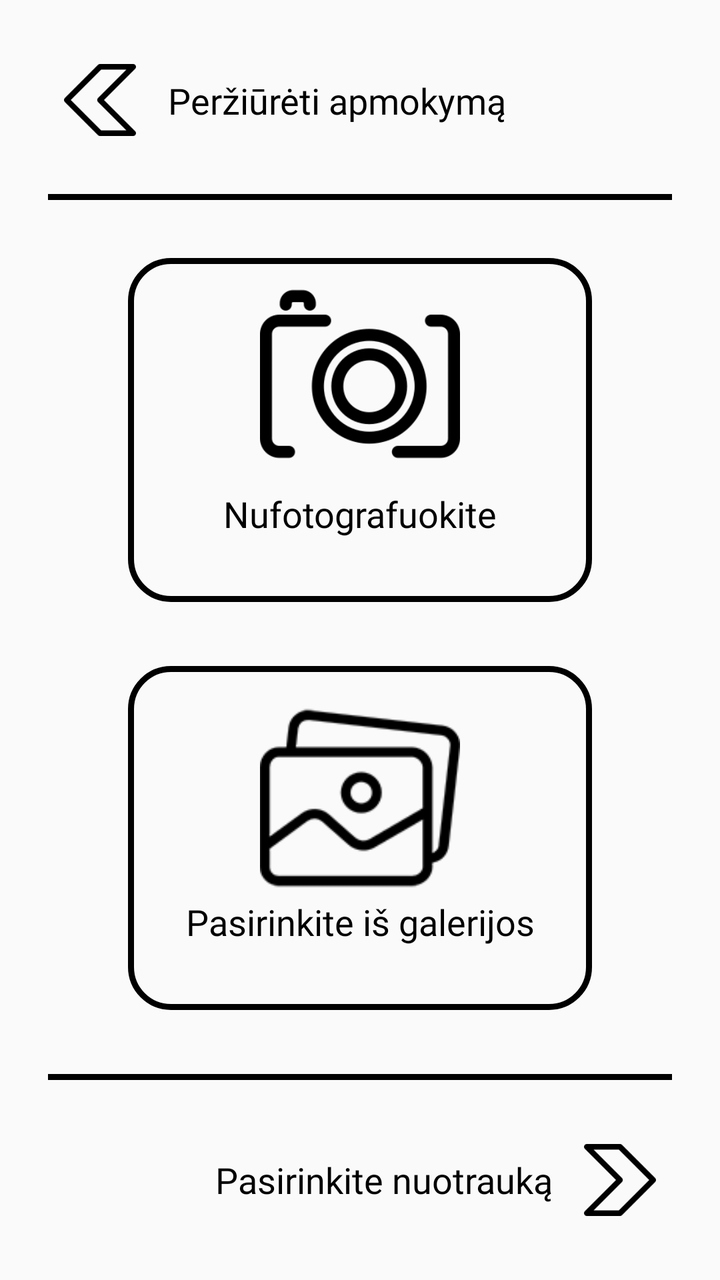
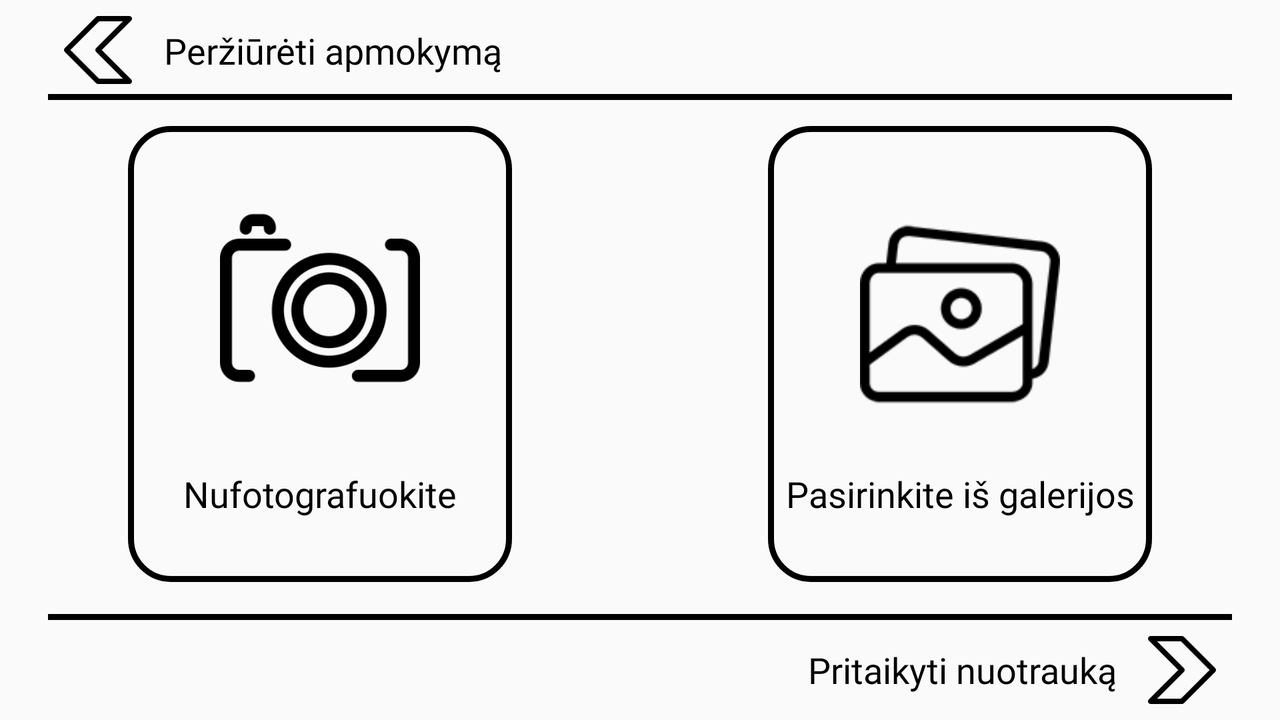

The same Android screen from two of the app's own layout files: first res/layout/ as a phone draws it, then the repository's variant for another configuration, drawn on a device whose configuration selects that folder. Both files follow.
<!-- AndroidManifest.xml: application theme AppTheme -->
<!-- res/layout/activity_first_photo.xml -->
<?xml version="1.0" encoding="utf-8"?>
<androidx.constraintlayout.widget.ConstraintLayout xmlns:android="http://schemas.android.com/apk/res/android"
    xmlns:app="http://schemas.android.com/apk/res-auto"
    xmlns:tools="http://schemas.android.com/tools"
    android:layout_width="match_parent"
    android:layout_height="match_parent"
    tools:context=".activities.FirstPhotoActivity">

    <androidx.constraintlayout.widget.ConstraintLayout
        android:id="@+id/constraintLayout"
        android:layout_width="0dp"
        android:layout_height="100dp"
        app:layout_constraintBottom_toBottomOf="parent"
        app:layout_constraintEnd_toEndOf="parent"
        app:layout_constraintStart_toStartOf="parent">

        <ImageButton
            android:id="@+id/next"
            android:layout_width="wrap_content"
            android:layout_height="0dp"
            android:layout_marginTop="32dp"
            android:layout_marginEnd="32dp"
            android:layout_marginBottom="32dp"
            android:adjustViewBounds="true"
            android:background="@color/transparent"
            android:scaleType="fitCenter"
            app:layout_constraintBottom_toBottomOf="parent"
            app:layout_constraintEnd_toEndOf="parent"
            app:layout_constraintTop_toTopOf="parent"
            app:srcCompat="@drawable/next" />

        <TextView
            android:id="@+id/textView"
            android:layout_width="0dp"
            android:layout_height="0dp"
            android:layout_marginStart="32dp"
            android:layout_marginTop="32dp"
            android:layout_marginEnd="16dp"
            android:layout_marginBottom="32dp"
            android:gravity="right|center_vertical"
            android:text="@string/choose_photo"
            app:layout_constraintBottom_toBottomOf="parent"
            app:layout_constraintEnd_toStartOf="@+id/next"
            app:layout_constraintHorizontal_bias="0.0"
            app:layout_constraintStart_toStartOf="parent"
            app:layout_constraintTop_toTopOf="parent"
            app:layout_constraintVertical_bias="0.0" />

    </androidx.constraintlayout.widget.ConstraintLayout>

    <androidx.constraintlayout.widget.ConstraintLayout
        android:id="@+id/pickContent"
        android:layout_width="0dp"
        android:layout_height="0dp"
        app:layout_constraintBottom_toTopOf="@+id/divider"
        app:layout_constraintEnd_toEndOf="parent"
        app:layout_constraintStart_toStartOf="parent"
        app:layout_constraintTop_toTopOf="@id/divider2"
        tools:srcCompat="@tools:sample/backgrounds/scenic">

        <LinearLayout
            android:layout_width="match_parent"
            android:layout_height="match_parent"
            android:orientation="vertical"
            android:weightSum="1"
            app:layout_constraintBottom_toBottomOf="parent"
            app:layout_constraintEnd_toEndOf="parent"
            app:layout_constraintStart_toStartOf="parent"
            app:layout_constraintTop_toTopOf="parent">

            <androidx.constraintlayout.widget.ConstraintLayout
                android:layout_width="match_parent"
                android:layout_height="match_parent"
                android:layout_weight="0.5">

                <androidx.constraintlayout.widget.ConstraintLayout
                    android:id="@+id/camera"
                    android:layout_width="match_parent"
                    android:layout_height="match_parent"
                    android:layout_marginStart="64dp"
                    android:layout_marginTop="32dp"
                    android:layout_marginEnd="64dp"
                    android:layout_marginBottom="16dp"
                    android:background="@drawable/solid_border"
                    android:elevation="5dp"
                    app:layout_constraintBottom_toBottomOf="parent"
                    app:layout_constraintEnd_toEndOf="parent"
                    app:layout_constraintStart_toStartOf="parent"
                    app:layout_constraintTop_toTopOf="parent">

                    <ImageView
                        android:id="@+id/imageView3"
                        android:layout_width="0dp"
                        android:layout_height="100dp"
                        android:layout_marginStart="16dp"
                        android:layout_marginTop="16dp"
                        android:layout_marginEnd="16dp"
                        android:layout_marginBottom="16dp"
                        app:layout_constraintBottom_toTopOf="@+id/textView2"
                        app:layout_constraintEnd_toEndOf="parent"
                        app:layout_constraintStart_toStartOf="parent"
                        app:layout_constraintTop_toTopOf="parent"
                        app:srcCompat="@drawable/camera" />

                    <TextView
                        android:id="@+id/textView2"
                        android:layout_width="wrap_content"
                        android:layout_height="wrap_content"
                        android:layout_marginStart="16dp"
                        android:layout_marginEnd="16dp"
                        android:layout_marginBottom="32dp"
                        android:text="Nufotografuokite"
                        app:layout_constraintBottom_toBottomOf="parent"
                        app:layout_constraintEnd_toEndOf="parent"
                        app:layout_constraintStart_toStartOf="parent" />
                </androidx.constraintlayout.widget.ConstraintLayout>
            </androidx.constraintlayout.widget.ConstraintLayout>

            <androidx.constraintlayout.widget.ConstraintLayout
                android:layout_width="match_parent"
                android:layout_height="match_parent"
                android:layout_weight="0.5">

                <androidx.constraintlayout.widget.ConstraintLayout
                    android:id="@+id/gallery"
                    android:layout_width="match_parent"
                    android:layout_height="match_parent"
                    android:layout_marginStart="64dp"
                    android:layout_marginTop="16dp"
                    android:layout_marginEnd="64dp"
                    android:layout_marginBottom="32dp"
                    android:background="@drawable/solid_border"
                    android:elevation="5dp"
                    app:layout_constraintBottom_toBottomOf="parent"
                    app:layout_constraintEnd_toEndOf="parent"
                    app:layout_constraintStart_toStartOf="parent"
                    app:layout_constraintTop_toTopOf="parent">

                    <ImageView
                        android:id="@+id/imageView4"
                        android:layout_width="0dp"
                        android:layout_height="100dp"
                        android:layout_marginStart="16dp"
                        android:layout_marginTop="16dp"
                        android:layout_marginEnd="16dp"
                        app:layout_constraintBottom_toTopOf="@+id/textView3"
                        app:layout_constraintEnd_toEndOf="parent"
                        app:layout_constraintStart_toStartOf="parent"
                        app:layout_constraintTop_toTopOf="parent"
                        app:srcCompat="@drawable/gallery" />

                    <TextView
                        android:id="@+id/textView3"
                        android:layout_width="wrap_content"
                        android:layout_height="wrap_content"
                        android:layout_marginStart="16dp"
                        android:layout_marginEnd="16dp"
                        android:layout_marginBottom="32dp"
                        android:text="Pasirinkite iš galerijos"
                        app:layout_constraintBottom_toBottomOf="parent"
                        app:layout_constraintEnd_toEndOf="parent"
                        app:layout_constraintStart_toStartOf="parent" />
                </androidx.constraintlayout.widget.ConstraintLayout>
            </androidx.constraintlayout.widget.ConstraintLayout>
        </LinearLayout>
    </androidx.constraintlayout.widget.ConstraintLayout>

    <androidx.constraintlayout.widget.ConstraintLayout
        android:id="@+id/constraintLayout2"
        android:layout_width="0dp"
        android:layout_height="100dp"
        app:layout_constraintBottom_toBottomOf="@id/divider2"
        app:layout_constraintEnd_toEndOf="parent"
        app:layout_constraintStart_toStartOf="parent"
        app:layout_constraintTop_toTopOf="parent">

        <ImageButton
            android:id="@+id/back"
            android:layout_width="wrap_content"
            android:layout_height="0dp"
            android:layout_marginStart="32dp"
            android:layout_marginTop="32dp"
            android:layout_marginBottom="32dp"
            android:adjustViewBounds="true"
            android:background="@color/transparent"
            android:scaleType="fitCenter"
            app:layout_constraintBottom_toBottomOf="parent"
            app:layout_constraintStart_toStartOf="parent"
            app:layout_constraintTop_toTopOf="parent"
            app:srcCompat="@drawable/back" />

        <TextView
            android:id="@+id/textView5"
            android:layout_width="0dp"
            android:layout_height="wrap_content"
            android:layout_marginStart="16dp"
            android:layout_marginTop="32dp"
            android:layout_marginEnd="32dp"
            android:layout_marginBottom="32dp"
            android:fontFamily="@font/roboto_medium"
            android:gravity="center_vertical"
            android:text="Peržiūrėti apmokymą"
            app:layout_constraintBottom_toBottomOf="parent"
            app:layout_constraintEnd_toEndOf="parent"
            app:layout_constraintStart_toEndOf="@+id/back"
            app:layout_constraintTop_toTopOf="parent" />

    </androidx.constraintlayout.widget.ConstraintLayout>

    <View
        android:id="@+id/divider"
        android:layout_width="match_parent"
        android:layout_height="3dp"
        android:layout_marginStart="24dp"
        android:layout_marginEnd="24dp"
        android:background="@color/black"
        app:layout_constraintBottom_toTopOf="@+id/constraintLayout"
        app:layout_constraintEnd_toEndOf="parent"
        app:layout_constraintStart_toStartOf="parent" />

    <View
        android:id="@+id/divider2"
        android:layout_width="match_parent"
        android:layout_height="3dp"
        android:layout_marginStart="24dp"
        android:layout_marginEnd="24dp"
        android:background="@color/black"
        app:layout_constraintBottom_toTopOf="@id/pickContent"
        app:layout_constraintEnd_toEndOf="parent"
        app:layout_constraintStart_toStartOf="parent" />
</androidx.constraintlayout.widget.ConstraintLayout>
<!-- resources referenced by this layout -->
<resources>
  <color name="black">#000</color>
  <color name="transparent">#00ffffff</color>
  <!-- drawable back: png bitmap (drawable-nodpi, 971 bytes) -->
  <!-- drawable camera: png bitmap (drawable-hdpi, 5227 bytes) -->
  <!-- drawable gallery: png bitmap (drawable-mdpi, 4931 bytes) -->
  <!-- drawable next: png bitmap (drawable-nodpi, 1029 bytes) -->
  <!-- drawable solid_border (drawable) -->
  <?xml version="1.0" encoding="UTF-8"?>
  <shape xmlns:android="http://schemas.android.com/apk/res/android">
      <stroke android:width="3dp" android:color="@color/black" />
      <corners android:radius="20dp"/>
      <padding android:left="0dp" android:top="0dp" android:right="0dp" android:bottom="0dp" />
  </shape>
  <string name="choose_photo">Pasirinkite nuotrauką</string>
  <style name="AppTheme" parent="Theme.AppCompat.Light.NoActionBar">
          
          <item name="colorPrimary">@color/colorPrimary</item>
          <item name="colorPrimaryDark">@color/colorPrimaryDark</item>
          <item name="colorAccent">@color/colorAccent</item>
          <item name="android:textSize">@dimen/text_size</item>
          <item name="android:textColor">@color/black</item>
          <item name="android:fontFamily">@font/roboto_medium</item>
      </style>
  <color name="colorPrimary">#fff</color>
  <color name="colorPrimaryDark">#000</color>
  <color name="colorAccent">#f0f0f0</color>
  <dimen name="text_size">18sp</dimen>
</resources>
<!-- res/layout-land/activity_first_photo.xml (the repository's variant of the layout above) -->
<!-- drawn on the phone turned sideways -->
<?xml version="1.0" encoding="utf-8"?>
<androidx.constraintlayout.widget.ConstraintLayout xmlns:android="http://schemas.android.com/apk/res/android"
    xmlns:app="http://schemas.android.com/apk/res-auto"
    xmlns:tools="http://schemas.android.com/tools"
    android:layout_width="match_parent"
    android:layout_height="match_parent"
    tools:context=".activities.FirstPhotoActivity">

    <androidx.constraintlayout.widget.ConstraintLayout
        android:id="@+id/constraintLayout"
        android:layout_width="0dp"
        android:layout_height="50dp"
        app:layout_constraintBottom_toBottomOf="parent"
        app:layout_constraintEnd_toEndOf="parent"
        app:layout_constraintStart_toStartOf="parent">

        <ImageButton
            android:id="@+id/next"
            android:layout_width="wrap_content"
            android:layout_height="0dp"
            android:layout_marginTop="8dp"
            android:layout_marginEnd="32dp"
            android:layout_marginBottom="8dp"
            android:adjustViewBounds="true"
            android:background="@color/transparent"
            android:scaleType="fitCenter"
            app:layout_constraintBottom_toBottomOf="parent"
            app:layout_constraintEnd_toEndOf="parent"
            app:layout_constraintTop_toTopOf="parent"
            app:srcCompat="@drawable/next" />

        <TextView
            android:id="@+id/textView"
            android:layout_width="0dp"
            android:layout_height="0dp"
            android:layout_marginStart="32dp"
            android:layout_marginTop="8dp"
            android:layout_marginEnd="16dp"
            android:layout_marginBottom="8dp"
            android:gravity="right|center_vertical"
            android:text="@string/first_photo_next"
            app:layout_constraintBottom_toBottomOf="parent"
            app:layout_constraintEnd_toStartOf="@+id/next"
            app:layout_constraintHorizontal_bias="0.0"
            app:layout_constraintStart_toStartOf="parent"
            app:layout_constraintTop_toTopOf="parent"
            app:layout_constraintVertical_bias="0.0" />

    </androidx.constraintlayout.widget.ConstraintLayout>

    <androidx.constraintlayout.widget.ConstraintLayout
        android:id="@+id/pickContent"
        android:layout_width="0dp"
        android:layout_height="0dp"
        app:layout_constraintBottom_toTopOf="@+id/divider"
        app:layout_constraintEnd_toEndOf="parent"
        app:layout_constraintStart_toStartOf="parent"
        app:layout_constraintTop_toTopOf="@id/divider2"
        tools:srcCompat="@tools:sample/backgrounds/scenic">

        <LinearLayout
            android:layout_width="match_parent"
            android:layout_height="match_parent"
            android:orientation="horizontal"
            android:weightSum="1"
            app:layout_constraintBottom_toBottomOf="parent"
            app:layout_constraintEnd_toEndOf="parent"
            app:layout_constraintStart_toStartOf="parent"
            app:layout_constraintTop_toTopOf="parent">

            <androidx.constraintlayout.widget.ConstraintLayout
                android:layout_width="match_parent"
                android:layout_height="match_parent"
                android:layout_weight="0.5">

                <androidx.constraintlayout.widget.ConstraintLayout
                    android:id="@+id/camera"
                    android:layout_width="match_parent"
                    android:layout_height="match_parent"
                    android:layout_marginStart="64dp"
                    android:layout_marginTop="16dp"
                    android:layout_marginEnd="64dp"
                    android:layout_marginBottom="16dp"
                    android:background="@drawable/solid_border"
                    android:elevation="5dp"
                    app:layout_constraintBottom_toBottomOf="parent"
                    app:layout_constraintEnd_toEndOf="parent"
                    app:layout_constraintStart_toStartOf="parent"
                    app:layout_constraintTop_toTopOf="parent">

                    <FrameLayout
                        android:id="@+id/view_finder"
                        android:layout_width="0dp"
                        android:layout_height="0dp"
                        android:layout_marginStart="16dp"
                        android:layout_marginTop="16dp"
                        android:layout_marginEnd="16dp"
                        android:layout_marginBottom="16dp"
                        app:layout_constraintBottom_toBottomOf="parent"
                        app:layout_constraintEnd_toEndOf="parent"
                        app:layout_constraintStart_toStartOf="parent"
                        app:layout_constraintTop_toTopOf="parent"
                        tools:visibility="gone" />

                    <ImageView
                        android:id="@+id/camera_png"
                        android:layout_width="0dp"
                        android:layout_height="100dp"
                        android:layout_marginStart="16dp"
                        android:layout_marginTop="16dp"
                        android:layout_marginEnd="16dp"
                        android:layout_marginBottom="16dp"
                        app:layout_constraintBottom_toTopOf="@+id/camera_text"
                        app:layout_constraintEnd_toEndOf="parent"
                        app:layout_constraintStart_toStartOf="parent"
                        app:layout_constraintTop_toTopOf="parent"
                        app:srcCompat="@drawable/camera" />

                    <TextView
                        android:id="@+id/camera_text"
                        android:layout_width="wrap_content"
                        android:layout_height="wrap_content"
                        android:layout_marginStart="16dp"
                        android:layout_marginEnd="16dp"
                        android:layout_marginBottom="32dp"
                        android:text="@string/take_photo"
                        app:layout_constraintBottom_toBottomOf="parent"
                        app:layout_constraintEnd_toEndOf="parent"
                        app:layout_constraintStart_toStartOf="parent" />
                </androidx.constraintlayout.widget.ConstraintLayout>
            </androidx.constraintlayout.widget.ConstraintLayout>

            <androidx.constraintlayout.widget.ConstraintLayout
                android:layout_width="match_parent"
                android:layout_height="match_parent"
                android:layout_weight="0.5">

                <androidx.constraintlayout.widget.ConstraintLayout
                    android:id="@+id/gallery"
                    android:layout_width="match_parent"
                    android:layout_height="match_parent"
                    android:layout_marginStart="64dp"
                    android:layout_marginTop="16dp"
                    android:layout_marginEnd="64dp"
                    android:layout_marginBottom="16dp"
                    android:background="@drawable/solid_border"
                    android:elevation="5dp"
                    app:layout_constraintBottom_toBottomOf="parent"
                    app:layout_constraintEnd_toEndOf="parent"
                    app:layout_constraintStart_toStartOf="parent"
                    app:layout_constraintTop_toTopOf="parent">

                    <ImageView
                        android:id="@+id/imageView4"
                        android:layout_width="0dp"
                        android:layout_height="100dp"
                        android:layout_marginStart="16dp"
                        android:layout_marginTop="16dp"
                        android:layout_marginEnd="16dp"
                        app:layout_constraintBottom_toTopOf="@+id/textView3"
                        app:layout_constraintEnd_toEndOf="parent"
                        app:layout_constraintStart_toStartOf="parent"
                        app:layout_constraintTop_toTopOf="parent"
                        app:srcCompat="@drawable/gallery" />

                    <TextView
                        android:id="@+id/textView3"
                        android:layout_width="wrap_content"
                        android:layout_height="wrap_content"
                        android:layout_marginStart="16dp"
                        android:layout_marginEnd="16dp"
                        android:layout_marginBottom="32dp"
                        android:text="@string/choose_from_gallery"
                        app:layout_constraintBottom_toBottomOf="parent"
                        app:layout_constraintEnd_toEndOf="parent"
                        app:layout_constraintStart_toStartOf="parent" />
                </androidx.constraintlayout.widget.ConstraintLayout>
            </androidx.constraintlayout.widget.ConstraintLayout>
        </LinearLayout>
    </androidx.constraintlayout.widget.ConstraintLayout>

    <androidx.constraintlayout.widget.ConstraintLayout
        android:id="@+id/constraintLayout2"
        android:layout_width="0dp"
        android:layout_height="50dp"
        app:layout_constraintBottom_toBottomOf="@id/divider2"
        app:layout_constraintEnd_toEndOf="parent"
        app:layout_constraintStart_toStartOf="parent"
        app:layout_constraintTop_toTopOf="parent">

        <ImageButton
            android:id="@+id/back"
            android:layout_width="wrap_content"
            android:layout_height="0dp"
            android:layout_marginStart="32dp"
            android:layout_marginTop="8dp"
            android:layout_marginBottom="8dp"
            android:adjustViewBounds="true"
            android:background="@color/transparent"
            android:scaleType="fitCenter"
            app:layout_constraintBottom_toBottomOf="parent"
            app:layout_constraintStart_toStartOf="parent"
            app:layout_constraintTop_toTopOf="parent"
            app:srcCompat="@drawable/back" />

        <TextView
            android:id="@+id/textView5"
            android:layout_width="0dp"
            android:layout_height="wrap_content"
            android:layout_marginStart="16dp"
            android:layout_marginTop="8dp"
            android:layout_marginEnd="32dp"
            android:layout_marginBottom="8dp"
            android:fontFamily="@font/roboto_medium"
            android:gravity="center_vertical"
            android:text="@string/repeat_tutorial"
            app:layout_constraintBottom_toBottomOf="parent"
            app:layout_constraintEnd_toEndOf="parent"
            app:layout_constraintStart_toEndOf="@+id/back"
            app:layout_constraintTop_toTopOf="parent" />

    </androidx.constraintlayout.widget.ConstraintLayout>

    <View
        android:id="@+id/divider"
        android:layout_width="match_parent"
        android:layout_height="3dp"
        android:layout_marginStart="24dp"
        android:layout_marginEnd="24dp"
        android:background="@color/black"
        app:layout_constraintBottom_toTopOf="@+id/constraintLayout"
        app:layout_constraintEnd_toEndOf="parent"
        app:layout_constraintStart_toStartOf="parent" />

    <View
        android:id="@+id/divider2"
        android:layout_width="match_parent"
        android:layout_height="3dp"
        android:layout_marginStart="24dp"
        android:layout_marginEnd="24dp"
        android:background="@color/black"
        app:layout_constraintBottom_toTopOf="@id/pickContent"
        app:layout_constraintEnd_toEndOf="parent"
        app:layout_constraintStart_toStartOf="parent" />
</androidx.constraintlayout.widget.ConstraintLayout>
<!-- resources referenced by the variant -->
<!-- as the phone turned sideways resolves them -->
<resources>
  <color name="black">#000</color>
  <color name="transparent">#00ffffff</color>
  <!-- drawable back: png bitmap (drawable-nodpi, 971 bytes) -->
  <!-- drawable camera: png bitmap (drawable-hdpi, 5227 bytes) -->
  <!-- drawable gallery: png bitmap (drawable-mdpi, 4931 bytes) -->
  <!-- drawable next: png bitmap (drawable-nodpi, 1029 bytes) -->
  <!-- drawable solid_border (drawable) -->
  <?xml version="1.0" encoding="UTF-8"?>
  <shape xmlns:android="http://schemas.android.com/apk/res/android">
      <stroke android:width="3dp" android:color="@color/black" />
      <corners android:radius="20dp"/>
      <padding android:left="0dp" android:top="0dp" android:right="0dp" android:bottom="0dp" />
  </shape>
  <string name="choose_from_gallery">Pasirinkite iš galerijos</string>
  <string name="first_photo_next">Pritaikyti nuotrauką</string>
  <string name="repeat_tutorial">Peržiūrėti apmokymą</string>
  <string name="take_photo">Nufotografuokite</string>
  <style name="AppTheme" parent="Theme.AppCompat.Light.NoActionBar">
          
          <item name="colorPrimary">@color/colorPrimary</item>
          <item name="colorPrimaryDark">@color/colorPrimaryDark</item>
          <item name="colorAccent">@color/colorAccent</item>
          <item name="android:textSize">@dimen/text_size</item>
          <item name="android:textColor">@color/black</item>
          <item name="android:fontFamily">@font/roboto_medium</item>
      </style>
  <color name="colorPrimary">#fff</color>
  <color name="colorPrimaryDark">#000</color>
  <color name="colorAccent">#f0f0f0</color>
  <dimen name="text_size">18sp</dimen>
</resources>
